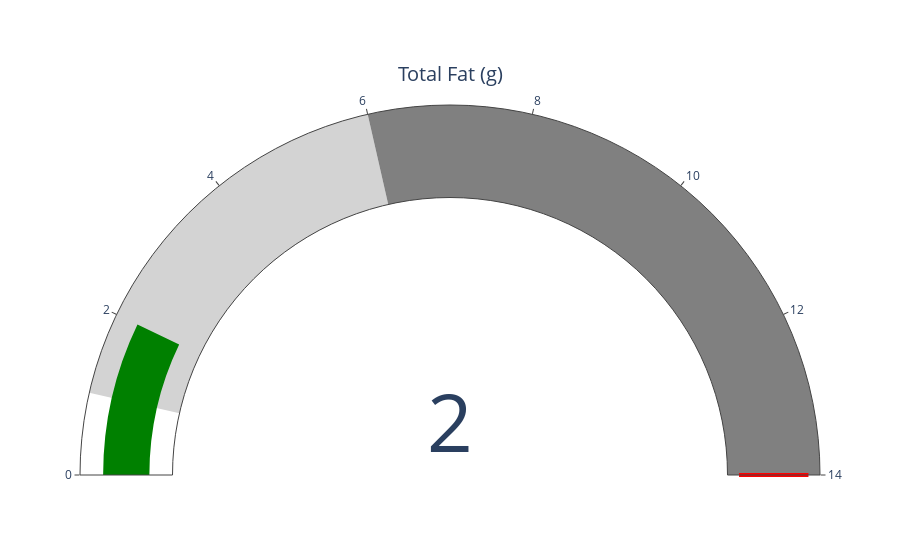

Here is the notebook cell this chart was saved with:
### Code cell
# Gague Chart
fig = go.Figure(go.Indicator(
    domain = {'x': [0, 0], 'y': [0, 0]},
    value = val.total_fat_g,
    mode = "gauge+number",
    title = {'text': "Total Fat (g)"},
    gauge = {'axis': {'range': [0, max.total_fat_g]},
             'steps' : [
                 {'range': [q1.total_fat_g, q4.total_fat_g], 'color': "lightgray"},
                 {'range': [q4.total_fat_g, max.total_fat_g], 'color': "gray"}],
             'threshold' : {'line': {'color': "red", 'width': 4}, 'thickness': 0.75, 'value': max.total_fat_g}}
             ))

fig.show()

### Figure 1 — Plotly figure (JSON) as saved in the notebook; plotly's stock layout.template omitted (floating-point values rounded to 4 significant figures)
{"data": [{"domain": {"x": [0, 0], "y": [0, 0]}, "gauge": {"axis": {"range": [0, 14]}, "steps": [{"color": "lightgray", "range": [1, 6]}, {"color": "gray", "range": [6, 14]}], "threshold": {"line": {"color": "red", "width": 4}, "thickness": 0.75, "value": 14}}, "mode": "gauge+number", "title": {"text": "Total Fat (g)"}, "type": "indicator", "value": 2}], "layout": {}}
